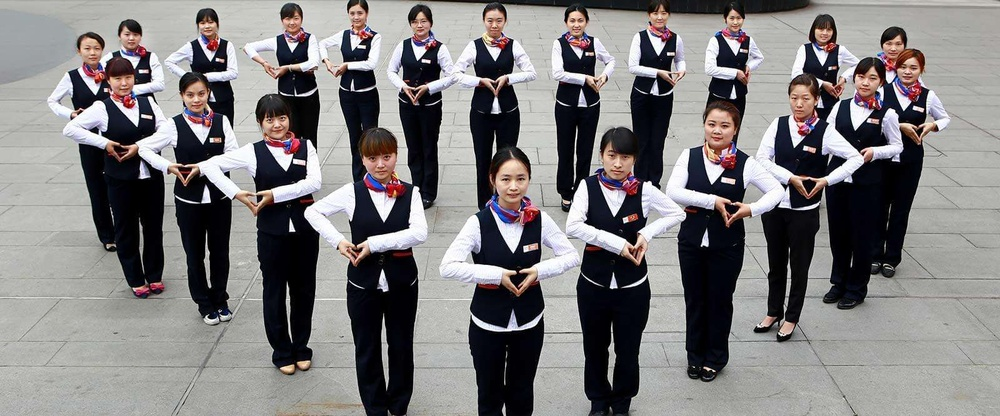
#> input picture cv2/timg.jpg, 1000 x 416 px, shrunk from 1600 x 666 before the run
$ python get_all_face.py   (Python 2 division)
#> lines starting #> are read from the running program, lines starting #| are printed output that depends on the picture; after the words box and inside, x2 and y2 are one past the last pixel; in counts of white or black regions, pixels touching at a corner belong together
import cv2


face_cascade = cv2.CascadeClassifier('data\haarcascade_frontalface_alt2.xml')

img = cv2.imread('timg.jpg')
#> img is the input picture: shape (416, 1000, 3); mean B, G, R 125.5, 125.1, 127.6
gray = cv2.cvtColor(img, cv2.COLOR_BGR2GRAY)
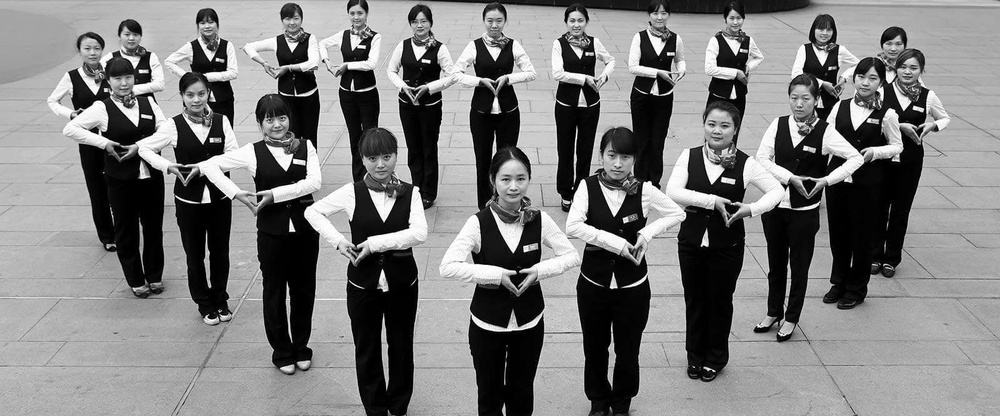
#> gray: shape (416, 1000); min 0, max 255, mean 125.9

faces = face_cascade.detectMultiScale(gray, 1.1, 5)
#> faces = 15 rows, first 6: [345, 5, 23, 23], [648, 4, 23, 23], [724, 10, 22, 22], [564, 11, 26, 26], [409, 13, 23, 23], [481, 10, 27, 27]

for (x,y,w,h) in faces:
    cv2.rectangle(img,(x,y),(x+w,y+h),(255,0,0),2)
#> this loop made 15 passes
#> (x, y, w, h) on passes 1 to 12: (345, 5, 23, 23), (648, 4, 23, 23), (724, 10, 22, 22), (564, 11, 26, 26), (409, 13, 23, 23), (481, 10, 27, 27), (120, 26, 22, 22), (881, 35, 24, 24), (79, 39, 26, 26), (896, 58, 25, 25), (179, 81, 33, 33), (784, 86, 31, 31)
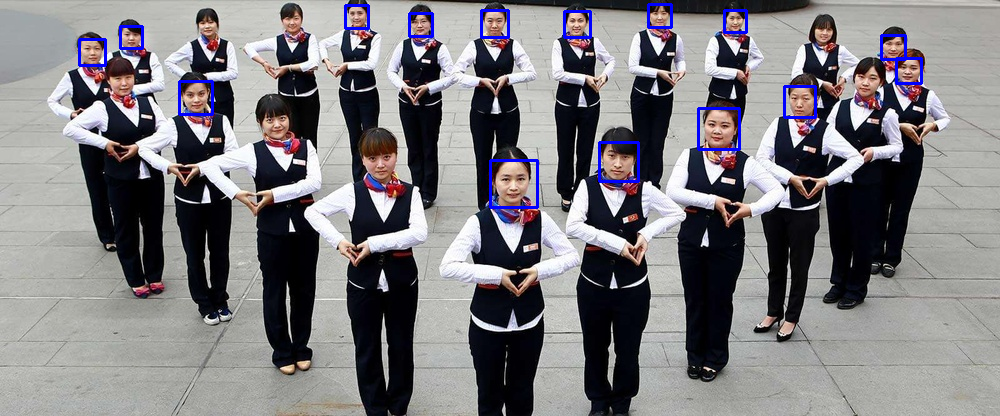
#> img: shape (416, 1000, 3); 1.22% of pixels changed, all inside (x1, y1, x2, y2) = (78, 3, 923, 209)
print len(faces)
#| 15
cv2.imshow('image',img)
cv2.waitKey(0)
cv2.destroyAllWindows()

$ run again, with cv2/test3.jpg copied over cv2/timg.jpg
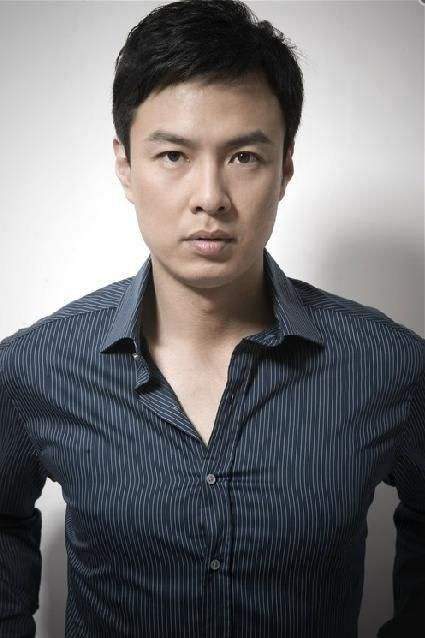
#> input picture cv2/test3.jpg, 425 x 638 px
#> img is the input picture: shape (638, 425, 3); mean B, G, R 114, 111.7, 113
#> `gray = cv2.cvtColor(img, cv2.COLOR_BGR2GRAY)`:
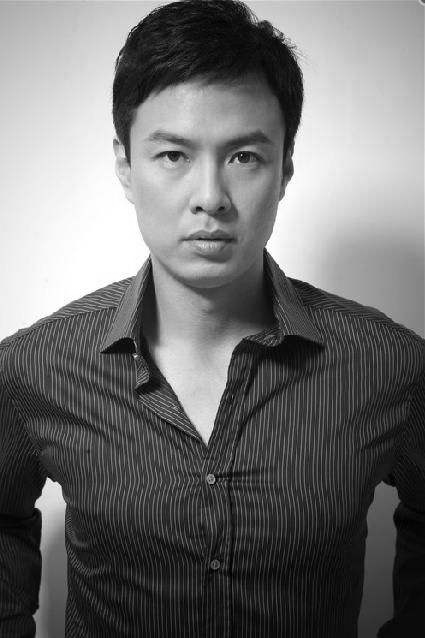
#> gray: shape (638, 425); min 0, max 255, mean 112.3
#> faces = [[111, 82, 191, 191]]
#> the loop `for (x,y,w,h) in faces:` made 1 pass
#> after the loop `for (x,y,w,h) in faces:`:
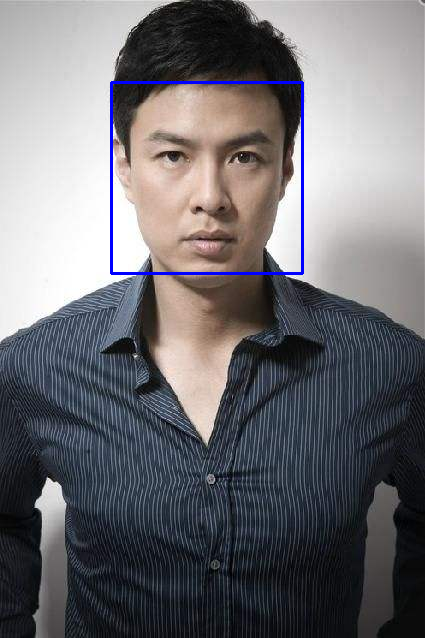
#> img: shape (638, 425, 3); 0.84% of pixels changed, all inside (x1, y1, x2, y2) = (110, 81, 304, 275)
#| 1
